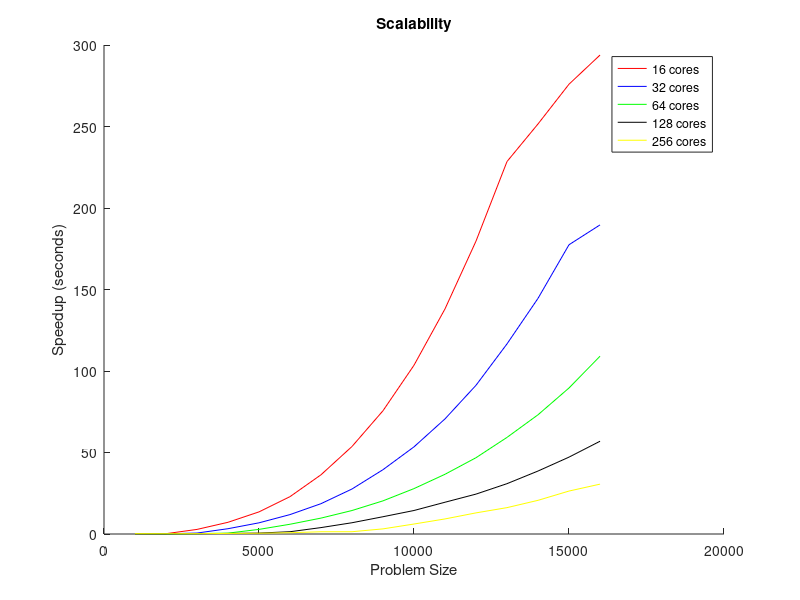
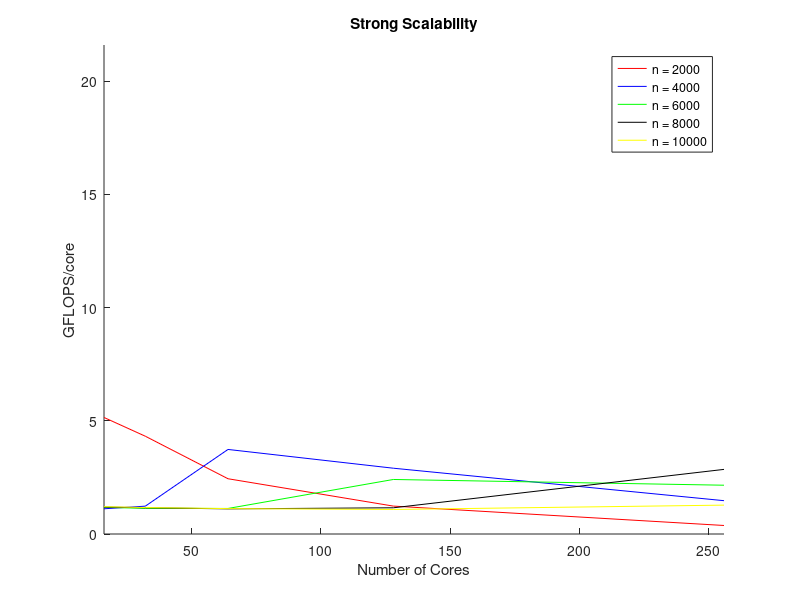
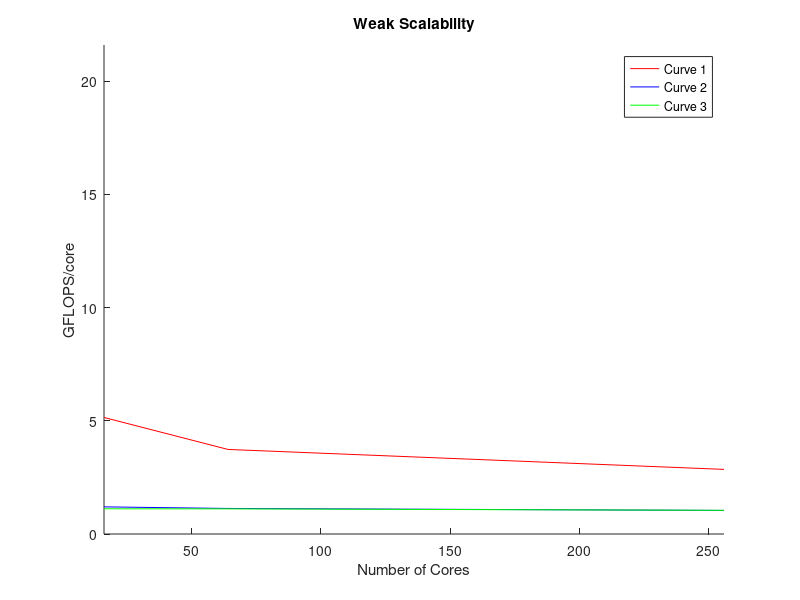

MATLAB code for these plots, in order:
% Plot Script
clear all; clc;


MaxGFPerCore = 21.6;

PMult_Time_16 = [0.145211 0.194283 2.815457 7.182469 13.57071 22.91684 ...
                 36.33303 53.68882 75.62964 103.5459 138.1081 179.6865 ...
                 228.5009 251.5543 275.9483 293.8208];
PMult_Time_32 = [0.147469 0.115772 0.578608 3.251636 6.860014 11.907820...
                 18.606850 27.610740 39.464800 53.469290 70.617950 ...
                 91.236290 116.631700 144.562300 177.457400 189.623500];
PMult_Time_64 = [0.1641202 0.102427 0.240726 0.53549 2.8348 5.982061 ...
                 9.75391 14.405 20.3415 27.85509 36.63839 46.8045 ...
                 59.26476 73.13831 89.58405 109.0673];
PMult_Time_128 = [0.192625 0.101398 0.1997819 0.344095 0.566921 1.401186 ...
                  3.932796 6.910433 10.59921 14.42232 19.49018 24.47778 ...
                  30.88092 38.62884 47.16028 56.89983];
PMult_Time_256 = [0.2047679 0.166101 0.2150199 0.339704 0.4750252 ...
                  0.783052 1.383349 1.401442 3.148353 6.124142 9.247835 ...
                  12.96088 16.17679 20.65669 26.35127 30.58707];

              
PMult_GFPerCore_16 = [0.8608164 5.147131 1.19874 1.113823 1.151377 ...
                      1.178173 1.180056 1.192055 1.204885 1.207195 ...
                      1.204673 1.202093 1.201855 1.202743 1.202 1.201746];
PMult_GFPerCore_32 = [0.423818 4.318833 2.916482 1.230150 1.138846 ...
                      1.133709 1.152130 1.158969 1.154510 1.168895 ...
                      1.177994 1.183739 1.177317 1.186340 1.188665 1.191415];
PMult_GFPerCore_64 = [0.1904092 2.440763 3.505022 3.734897 1.377963 ...
                      1.128374 1.098918 1.110725 1.119939 1.121877 ...
                      1.13525 1.153735 1.158467 1.172436 1.177316 1.173588];
PMult_GFPerCore_128 = [0.08111614 1.232766 2.111678 2.906174 3.445145 ...
                       2.408674 1.362739 1.15767 1.074667 1.083391 ...
                       1.067044 1.103041 1.111629 1.109922 1.118195 1.124784];
PMult_GFPerCore_256 = [0.03815294 0.3762771 0.9810137 1.471869 2.055812 ...
                       2.155029 1.937102 2.854203 1.808981 1.275689 ...
                       1.124419 1.041596 1.06103 1.037799 1.000604 1.046194];
                   
                   
% Scalability
problemSize = 1000:1000:16000;
figure(1);
hold on;
title('Scalability');
plot(problemSize, PMult_Time_16, 'Color', 'Red');
plot(problemSize, PMult_Time_32, 'Color', 'Blue');
plot(problemSize, PMult_Time_64, 'Color', 'Green');
plot(problemSize, PMult_Time_128, 'Color', 'Black');
plot(problemSize, PMult_Time_256, 'Color', 'Yellow');
xlabel('Problem Size');
ylabel('Speedup (seconds)');
legend('16 cores', '32 cores', '64 cores', '128 cores', '256 cores');
hold off;


% Strong Scaling

numberOfCores = [16 32 64 128 256];
GFPerCoreMatrix = vertcat(PMult_GFPerCore_16,...
                          PMult_GFPerCore_32,...
                          PMult_GFPerCore_64,...
                          PMult_GFPerCore_128,...
                          PMult_GFPerCore_256);
figure(2);
hold on;
title('Strong Scalability');

plot(numberOfCores, GFPerCoreMatrix(:,2), 'Color', 'Red');
plot(numberOfCores, GFPerCoreMatrix(:,4), 'Color', 'Blue');
plot(numberOfCores, GFPerCoreMatrix(:,6), 'Color', 'Green');
plot(numberOfCores, GFPerCoreMatrix(:,8), 'Color', 'Black');
plot(numberOfCores, GFPerCoreMatrix(:,10), 'Color', 'Yellow');
xlabel('Number of Cores');
ylabel('GFLOPS/core');
legend('n = 2000', 'n = 4000', 'n = 6000', 'n = 8000', 'n = 10000');
axis([min(numberOfCores) max(numberOfCores) 0 MaxGFPerCore]);
hold off;

% Weak Scaling

numberOfCores = [16 64 256];
Curve1 = [GFPerCoreMatrix(1,2), GFPerCoreMatrix(3,4), GFPerCoreMatrix(5,8)];
Curve2 = [GFPerCoreMatrix(1,3), GFPerCoreMatrix(3,6), GFPerCoreMatrix(5,12)];
Curve3 = [GFPerCoreMatrix(1,4), GFPerCoreMatrix(3,8), GFPerCoreMatrix(5,16)];
figure(3);
hold on;
title('Weak Scalability');

plot(numberOfCores, Curve1, 'Color', 'Red');
plot(numberOfCores, Curve2, 'Color', 'Blue');
plot(numberOfCores, Curve3, 'Color', 'Green');

xlabel('Number of Cores');
ylabel('GFLOPS/core');
legend('Curve 1', 'Curve 2', 'Curve 3');
axis([min(numberOfCores) max(numberOfCores) 0 MaxGFPerCore]);
hold off;
